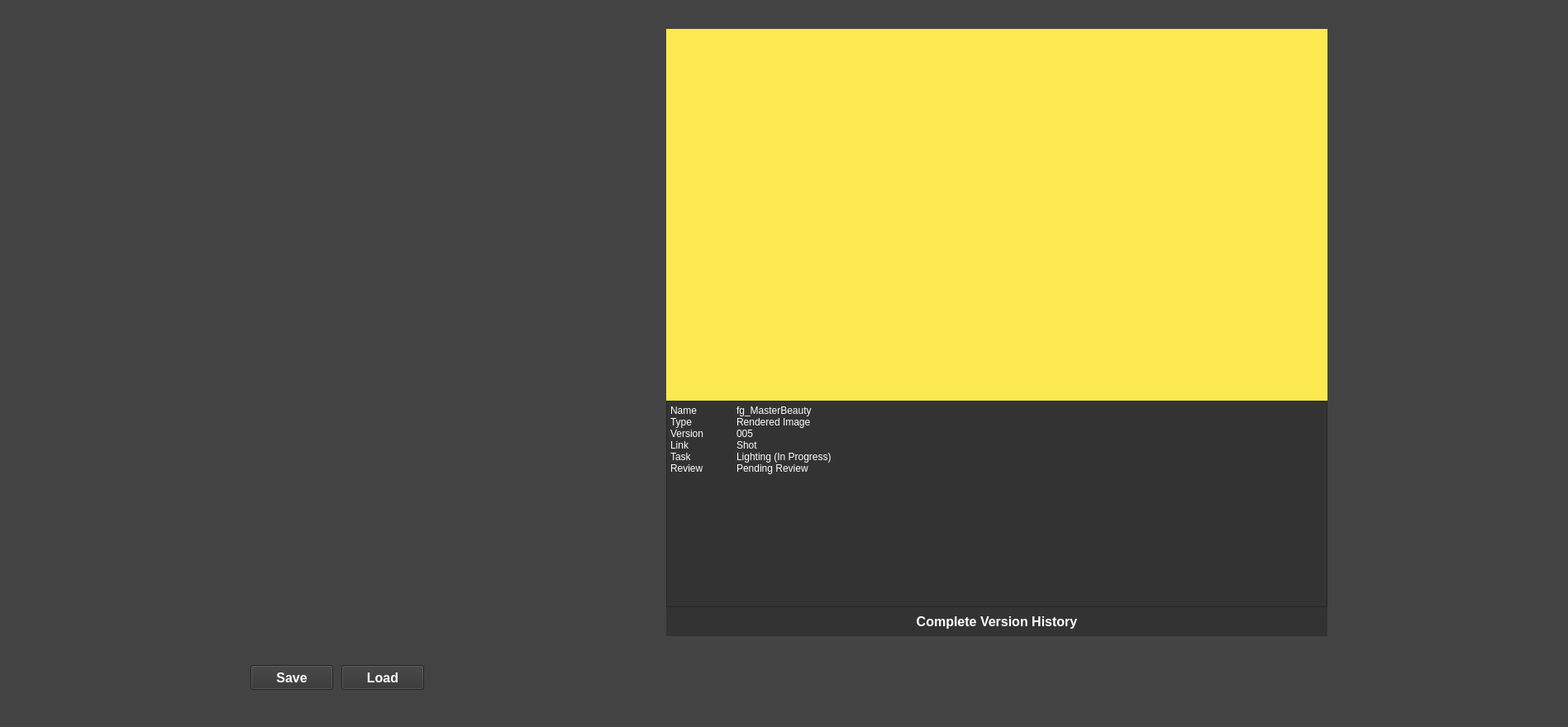
<?xml version="1.0" encoding="UTF-8"?>
<ui version="4.0">
 <class>MainWindow</class>
 <widget class="QMainWindow" name="MainWindow">
  <property name="geometry">
   <rect>
    <x>0</x>
    <y>0</y>
    <width>1897</width>
    <height>880</height>
   </rect>
  </property>
  <property name="windowTitle">
   <string>MainWindow</string>
  </property>
  <property name="styleSheet">
   <string notr="true">background-color: rgb(67, 67, 67);
color: white;</string>
  </property>
  <widget class="QWidget" name="centralwidget">
   <widget class="QWidget" name="gridLayoutWidget">
    <property name="geometry">
     <rect>
      <x>10</x>
      <y>10</y>
      <width>1881</width>
      <height>861</height>
     </rect>
    </property>
    <layout class="QGridLayout" name="Main_QGrid">
     <property name="leftMargin">
      <number>10</number>
     </property>
     <property name="topMargin">
      <number>10</number>
     </property>
     <property name="rightMargin">
      <number>10</number>
     </property>
     <property name="bottomMargin">
      <number>10</number>
     </property>
     <property name="spacing">
      <number>10</number>
     </property>
     <item row="0" column="2">
      <layout class="QVBoxLayout" name="verticalLayout" stretch="0,0,0">
       <property name="spacing">
        <number>0</number>
       </property>
       <property name="leftMargin">
        <number>0</number>
       </property>
       <property name="topMargin">
        <number>0</number>
       </property>
       <property name="rightMargin">
        <number>0</number>
       </property>
       <property name="bottomMargin">
        <number>0</number>
       </property>
       <item>
        <widget class="QLabel" name="label">
         <property name="enabled">
          <bool>true</bool>
         </property>
         <property name="sizePolicy">
          <sizepolicy hsizetype="Preferred" vsizetype="Preferred">
           <horstretch>0</horstretch>
           <verstretch>0</verstretch>
          </sizepolicy>
         </property>
         <property name="minimumSize">
          <size>
           <width>800</width>
           <height>450</height>
          </size>
         </property>
         <property name="maximumSize">
          <size>
           <width>800</width>
           <height>450</height>
          </size>
         </property>
         <property name="layoutDirection">
          <enum>Qt::LeftToRight</enum>
         </property>
         <property name="styleSheet">
          <string notr="true">background-color: rgb(252, 233, 79);</string>
         </property>
         <property name="text">
          <string/>
         </property>
         <property name="alignment">
          <set>Qt::AlignLeading|Qt::AlignLeft|Qt::AlignTop</set>
         </property>
        </widget>
       </item>
       <item>
        <widget class="QPlainTextEdit" name="plainTextEdit_2">
         <property name="minimumSize">
          <size>
           <width>800</width>
           <height>250</height>
          </size>
         </property>
         <property name="maximumSize">
          <size>
           <width>800</width>
           <height>250</height>
          </size>
         </property>
         <property name="layoutDirection">
          <enum>Qt::LeftToRight</enum>
         </property>
         <property name="styleSheet">
          <string notr="true">background-color: rgb(51, 51, 51);
color: white;</string>
         </property>
         <property name="plainText">
          <string>Name	fg_MasterBeauty
Type	Rendered Image
Version	005
Link	Shot
Task	Lighting (In Progress)
Review 	Pending Review</string>
         </property>
        </widget>
       </item>
       <item>
        <widget class="QLabel" name="label_49">
         <property name="minimumSize">
          <size>
           <width>800</width>
           <height>35</height>
          </size>
         </property>
         <property name="maximumSize">
          <size>
           <width>800</width>
           <height>35</height>
          </size>
         </property>
         <property name="font">
          <font>
           <pointsize>12</pointsize>
           <weight>75</weight>
           <bold>true</bold>
          </font>
         </property>
         <property name="layoutDirection">
          <enum>Qt::LeftToRight</enum>
         </property>
         <property name="styleSheet">
          <string notr="true">background-color: rgb(51, 51, 51);
color: white;</string>
         </property>
         <property name="text">
          <string>Complete Version History</string>
         </property>
         <property name="alignment">
          <set>Qt::AlignCenter</set>
         </property>
        </widget>
       </item>
      </layout>
     </item>
     <item row="2" column="0">
      <layout class="QHBoxLayout" name="horizontalLayout">
       <property name="spacing">
        <number>10</number>
       </property>
       <property name="leftMargin">
        <number>10</number>
       </property>
       <property name="topMargin">
        <number>10</number>
       </property>
       <property name="rightMargin">
        <number>10</number>
       </property>
       <property name="bottomMargin">
        <number>10</number>
       </property>
       <item>
        <widget class="QPushButton" name="Save_Button">
         <property name="maximumSize">
          <size>
           <width>100</width>
           <height>30</height>
          </size>
         </property>
         <property name="font">
          <font>
           <pointsize>12</pointsize>
           <weight>75</weight>
           <bold>true</bold>
          </font>
         </property>
         <property name="styleSheet">
          <string notr="true">background-color: rgb(51, 51, 51);
color: white;</string>
         </property>
         <property name="text">
          <string>Save</string>
         </property>
        </widget>
       </item>
       <item>
        <widget class="QPushButton" name="Load_Button">
         <property name="maximumSize">
          <size>
           <width>100</width>
           <height>30</height>
          </size>
         </property>
         <property name="font">
          <font>
           <pointsize>12</pointsize>
           <weight>75</weight>
           <bold>true</bold>
          </font>
         </property>
         <property name="styleSheet">
          <string notr="true">background-color: rgb(51, 51, 51);
color: white;</string>
         </property>
         <property name="text">
          <string>Load</string>
         </property>
        </widget>
       </item>
      </layout>
     </item>
    </layout>
   </widget>
  </widget>
 </widget>
 <resources/>
 <connections/>
</ui>
